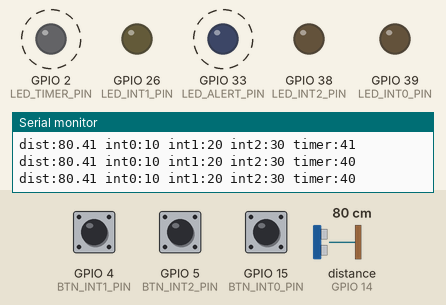
Bench run of a sketch on a simulated ESP32-S2. Shown: output pins drawn as LEDs (lit = HIGH), the last lines printed to the serial monitor. Wiring (from diagram.json): ultrasonic range finder: trigger GPIO 12; echo GPIO 14. Dashed ring = blinking. The inputs (shaded band) are chosen by the test bench; at power-on: GPIO 4 (BTN_INT1_PIN) HIGH, GPIO 5 (BTN_INT2_PIN) HIGH, GPIO 15 (BTN_INT0_PIN) HIGH, distance to the obstacle (sensor on GPIO 14) 80 cm. The echo pulse lasts 58.3 µs per cm; pins used as bus, display or sensor lines are not drawn.

Above: at 1.2 s.
1.3 s: GPIO 4 (BTN_INT1_PIN) pulled LOW for 0.25 s
At 1.65 s:
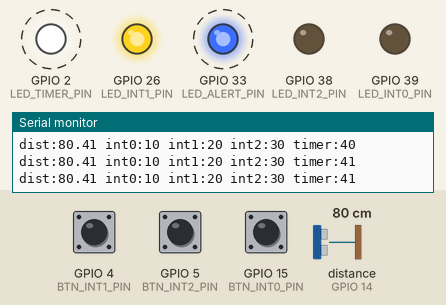
4.3 s: GPIO 5 (BTN_INT2_PIN) pulled LOW for 0.25 s
At 4.66 s:
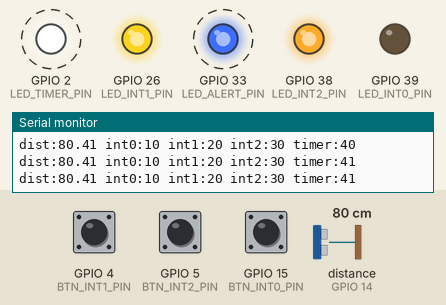
7.3 s: GPIO 15 (BTN_INT0_PIN) pulled LOW for 0.25 s
At 7.67 s:
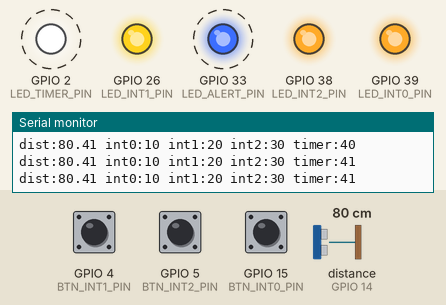
10.3 s: GPIO 4 (BTN_INT1_PIN) pulled LOW for 1 s
At 10.68 s:
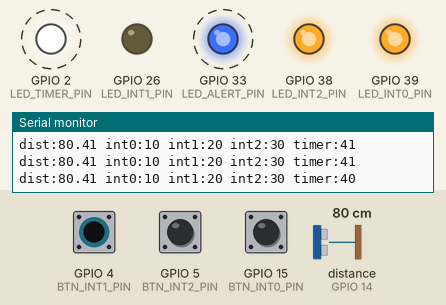
13.3 s: GPIO 5 (BTN_INT2_PIN) pulled LOW for 1 s
At 13.7 s:
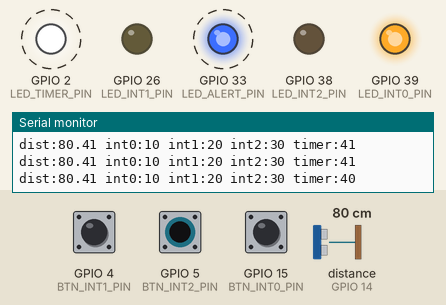
16.3 s: GPIO 15 (BTN_INT0_PIN) pulled LOW for 1 s
At 16.71 s:
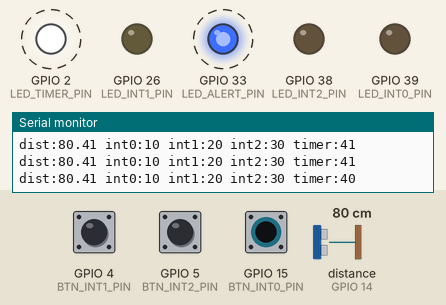
Timing chart, 0 to 20.7 s (numbered marks = the images above; inputs shaded):
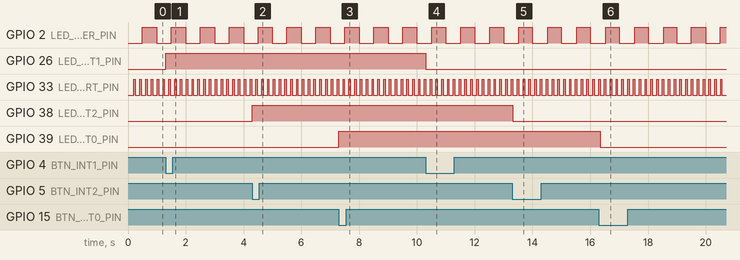

Measured:
- after the input at 1.3 s, GPIO 26 (LED_INT1_PIN): LOW → HIGH at once
- after the input at 4.3 s, GPIO 38 (LED_INT2_PIN): LOW → HIGH at once
- after the input at 7.3 s, GPIO 39 (LED_INT0_PIN): LOW → HIGH at once
- after the input at 10.3 s, GPIO 26 (LED_INT1_PIN): HIGH → LOW at once
- after the input at 13.3 s, GPIO 38 (LED_INT2_PIN): HIGH → LOW at once
- after the input at 16.3 s, GPIO 39 (LED_INT0_PIN): HIGH → LOW at once
- by itself, GPIO 2 (LED_TIMER_PIN): alternates HIGH for 0.46 s and LOW for 0.52 s
- by itself, GPIO 33 (LED_ALERT_PIN): alternates HIGH for 0.05 s and LOW for 0.15 s

The sketch:

main.ino
```cpp
/**
   @file main.ino
   @brief RUS_Lab1_prekidi - Wokwi test verzija (ESP32 core 3.3.7)
*/
#include <Arduino.h>
// PINOVI
#define BTN_INT0_PIN   15
#define BTN_INT1_PIN   4
#define BTN_INT2_PIN   5

#define LED_INT0_PIN   39
#define LED_INT1_PIN   26
#define LED_INT2_PIN   38
#define LED_TIMER_PIN  2
#define LED_ALERT_PIN  33

#define HCSR04_TRIG_PIN 12
#define HCSR04_ECHO_PIN 14

// TIMER
hw_timer_t *timer0 = NULL;
portMUX_TYPE timerMux = portMUX_INITIALIZER_UNLOCKED;

// ZASTAVICE DOGAĐAJA
volatile bool flag_int0 = false;
volatile bool flag_int1 = false;
volatile bool flag_int2 = false;
volatile bool flag_timer = false;
volatile bool flag_distance = false;

// HOLD MEHANIZAM ZA SERIAL PLOTTER
unsigned long int0_hold_until = 0;
unsigned long int1_hold_until = 0;
unsigned long int2_hold_until = 0;
unsigned long timer_hold_until = 0;

// HC-SR04 mjerenje
volatile unsigned long echo_rising_time = 0;
volatile unsigned long echo_falling_time = 0;
volatile bool echo_high = false;
volatile float last_distance_cm = 0.0f;

// Kritična sekcija
portMUX_TYPE isrMux = portMUX_INITIALIZER_UNLOCKED;

// ---------------------------------------------------------
// SERIAL PLOTTER FUNKCIJA
// ---------------------------------------------------------
void plotData() {
  unsigned long now = millis();

  Serial.print("dist:");
  Serial.print(last_distance_cm);

  Serial.print(" int0:");
  Serial.print(now < int0_hold_until ? 11 : 10);

  Serial.print(" int1:");
  Serial.print(now < int1_hold_until ? 21 : 20);

  Serial.print(" int2:");
  Serial.print(now < int2_hold_until ? 31 : 30);

  Serial.print(" timer:");
  Serial.println(now < timer_hold_until ? 41 : 40);
}

// ---------------------------------------------------------
// ISR za tipkala
// ---------------------------------------------------------

void IRAM_ATTR isr_int0() {
  portENTER_CRITICAL_ISR(&isrMux);
  flag_int0 = true;
  portEXIT_CRITICAL_ISR(&isrMux);

  int0_hold_until = millis() + 100;
}

void IRAM_ATTR isr_int1() {
  portENTER_CRITICAL_ISR(&isrMux);
  flag_int1 = true;
  portEXIT_CRITICAL_ISR(&isrMux);

  int1_hold_until = millis() + 100;
}

void IRAM_ATTR isr_int2() {
  portENTER_CRITICAL_ISR(&isrMux);
  flag_int2 = true;
  portEXIT_CRITICAL_ISR(&isrMux);

  int2_hold_until = millis() + 100;
}

// ---------------------------------------------------------
// TIMER ISR
// ---------------------------------------------------------

void IRAM_ATTR onTimer() {
  portENTER_CRITICAL_ISR(&timerMux);
  flag_timer = true;
  portEXIT_CRITICAL_ISR(&timerMux);

  timer_hold_until = millis() + 100;
}

// ---------------------------------------------------------
// HC-SR04 ECHO ISR
// ---------------------------------------------------------

void IRAM_ATTR echo_isr() {
  unsigned long now = micros();
  bool level = digitalRead(HCSR04_ECHO_PIN);

  if (level) {
    echo_rising_time = now;
    echo_high = true;
  } else {
    if (echo_high) {
      echo_falling_time = now;
      echo_high = false;

      unsigned long pulse = echo_falling_time - echo_rising_time;
      float distance = (float)pulse / 58.0f;
      last_distance_cm = distance;

      if (distance < 100.0f) {
        portENTER_CRITICAL_ISR(&isrMux);
        flag_distance = true;
        portEXIT_CRITICAL_ISR(&isrMux);
      }
    }
  }
}

void hcsr04_trigger() {
  digitalWrite(HCSR04_TRIG_PIN, LOW);
  delayMicroseconds(2);
  digitalWrite(HCSR04_TRIG_PIN, HIGH);
  delayMicroseconds(10);
  digitalWrite(HCSR04_TRIG_PIN, LOW);
}

// ---------------------------------------------------------
// TIMER SETUP
// ---------------------------------------------------------

void setupTimer() {
  timer0 = timerBegin(0, 80, true);
  timerAttachInterrupt(timer0, &onTimer, true);
  timerAlarmWrite(timer0, 500000, true);  // 500 ms
  timerAlarmEnable(timer0);
}

// ---------------------------------------------------------
// SETUP
// ---------------------------------------------------------

void setup() {
  Serial.begin(115200);

  pinMode(LED_INT0_PIN, OUTPUT);
  pinMode(LED_INT1_PIN, OUTPUT);
  pinMode(LED_INT2_PIN, OUTPUT);
  pinMode(LED_TIMER_PIN, OUTPUT);
  pinMode(LED_ALERT_PIN, OUTPUT);

  pinMode(BTN_INT0_PIN, INPUT_PULLUP);
  pinMode(BTN_INT1_PIN, INPUT_PULLUP);
  pinMode(BTN_INT2_PIN, INPUT_PULLUP);

  pinMode(HCSR04_TRIG_PIN, OUTPUT);
  pinMode(HCSR04_ECHO_PIN, INPUT);

  attachInterrupt(BTN_INT0_PIN, isr_int0, FALLING);
  attachInterrupt(BTN_INT1_PIN, isr_int1, FALLING);
  attachInterrupt(BTN_INT2_PIN, isr_int2, FALLING);

  attachInterrupt(HCSR04_ECHO_PIN, echo_isr, CHANGE);

  setupTimer();

  Serial.println("RUS_Lab1_prekidi - start");
}

// ---------------------------------------------------------
// LOOP
// ---------------------------------------------------------

void loop() {
  // Periodički trig za HC-SR04
  static unsigned long lastTrig = 0;
  unsigned long now = millis();
  if (now - lastTrig > 200) {
    lastTrig = now;
    hcsr04_trigger();
  }

  // PRIORITETI:
  // 1) udaljenost
  // 2) INT0
  // 3) INT1
  // 4) INT2
  // 5) TIMER

  if (flag_distance) {
    portENTER_CRITICAL(&isrMux);
    flag_distance = false;
    portEXIT_CRITICAL(&isrMux);

    digitalWrite(LED_ALERT_PIN, HIGH);
    delay(50);
    digitalWrite(LED_ALERT_PIN, LOW);
  }

  if (flag_int0) {
    portENTER_CRITICAL(&isrMux);
    flag_int0 = false;
    portEXIT_CRITICAL(&isrMux);

    digitalWrite(LED_INT0_PIN, !digitalRead(LED_INT0_PIN));
  }

  if (flag_int1) {
    portENTER_CRITICAL(&isrMux);
    flag_int1 = false;
    portEXIT_CRITICAL(&isrMux);

    digitalWrite(LED_INT1_PIN, !digitalRead(LED_INT1_PIN));
  }

  if (flag_int2) {
    portENTER_CRITICAL(&isrMux);
    flag_int2 = false;
    portEXIT_CRITICAL(&isrMux);

    digitalWrite(LED_INT2_PIN, !digitalRead(LED_INT2_PIN));
  }

  if (flag_timer) {
    portENTER_CRITICAL(&timerMux);
    flag_timer = false;
    portEXIT_CRITICAL(&timerMux);

    digitalWrite(LED_TIMER_PIN, !digitalRead(LED_TIMER_PIN));
  }

  // PLOTTER OUTPUT (svakih 50 ms)
  static unsigned long lastPlot = 0;
  if (millis() - lastPlot > 50) {
    lastPlot = millis();
    plotData();
  }
}
```
